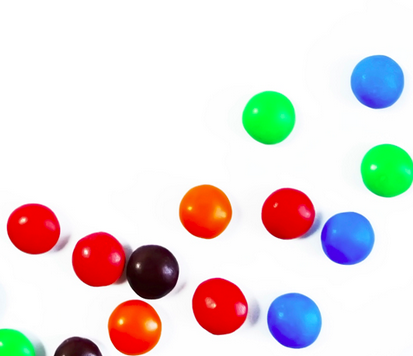
#> input picture images/smarties.png, 413 x 356 px
$ python 11_Object_Detection_and_Object_Tracking_1.py
#> lines starting #> are read from the running program, lines starting #| are printed output that depends on the picture; after the words box and inside, x2 and y2 are one past the last pixel; in counts of white or black regions, pixels touching at a corner belong together
"""
HSV: (Hue, Saturation, Value)
Hue: corresponds to the color components (base pigment), hence just by selecting a range of Hue you can select any color. (0-360)

Saturation: the amount of color. (depth of the pigment, dominance of Hue) (0-100%)

Value: the brightness of the color. (0-100%)

"""

import cv2
import numpy as np


def nothing(x):
    pass


cv2.namedWindow("Tracking", cv2.WINDOW_NORMAL)
cv2.createTrackbar("LH", "Tracking", 0, 255, nothing)
cv2.createTrackbar("LS", "Tracking", 0, 255, nothing)
cv2.createTrackbar("LV", "Tracking", 0, 255, nothing)
cv2.createTrackbar("UH", "Tracking", 250, 255, nothing)
cv2.createTrackbar("US", "Tracking", 250, 255, nothing)
cv2.createTrackbar("UV", "Tracking", 250, 255, nothing)

while True:
    frame = cv2.imread('./images/smarties.png')
#> frame is the input picture: shape (356, 413, 3); mean B, G, R 219.1, 220.4, 228.9

    hsv = cv2.cvtColor(frame, cv2.COLOR_BGR2HSV)
#> hsv: shape (356, 413, 3); mean H, S, V 27.8, 46.1, 247

    l_h = cv2.getTrackbarPos("LH", "Tracking")
    l_s = cv2.getTrackbarPos("LS", "Tracking")
    l_v = cv2.getTrackbarPos("LV", "Tracking")

    u_h = cv2.getTrackbarPos("UH", "Tracking")
    u_s = cv2.getTrackbarPos("US", "Tracking")
    u_v = cv2.getTrackbarPos("UV", "Tracking")

    l_b = np.array([l_h, l_s, l_v])
    u_b = np.array([u_h, u_s, u_v])

    mask = cv2.inRange(hsv, l_b, u_b)
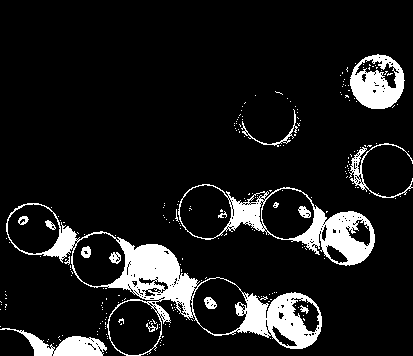
#> mask: shape (356, 413); 10.8% white; 244 white regions (228 under 20 px), largest, box (x1, y1, x2, y2) and area: (6, 203, 322, 356) 7450, (178, 184, 375, 266) 3598, (350, 54, 405, 109) 1849

    res = cv2.bitwise_and(frame, frame, mask=mask)
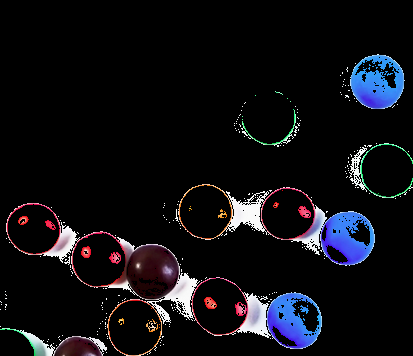
#> res: shape (356, 413, 3); mean B, G, R 19.8, 15.1, 15.3

    cv2.imshow("frame", frame)
    cv2.imshow("mask", mask)
    cv2.imshow("res", res)

    key = cv2.waitKey(1)
#> (key Esc is pressed here)
    if key == 27:
        break
cv2.destroyAllWindows()

$ run again, with images/baseball_ball.png copied over images/smarties.png
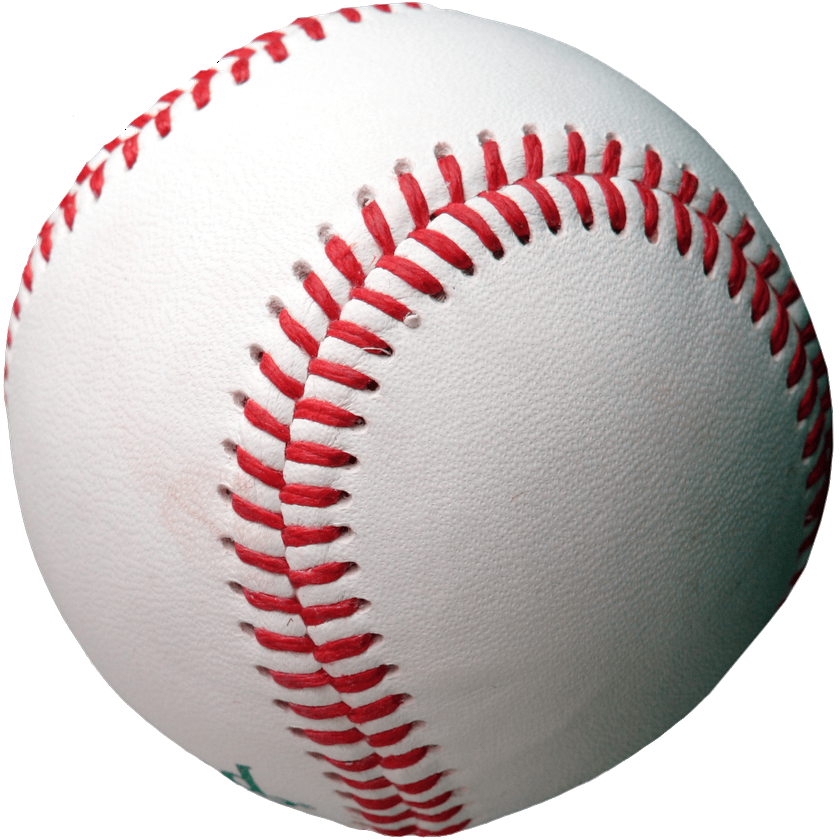
#> input picture images/baseball_ball.png, 840 x 840 px, shrunk from 1500 x 1500 before the run
#> frame is the input picture: shape (840, 840, 3); mean B, G, R 188.5, 188.8, 200.5
#> hsv: shape (840, 840, 3); mean H, S, V 32.9, 25.2, 201.8
#> `mask = cv2.inRange(hsv, l_b, u_b)`:
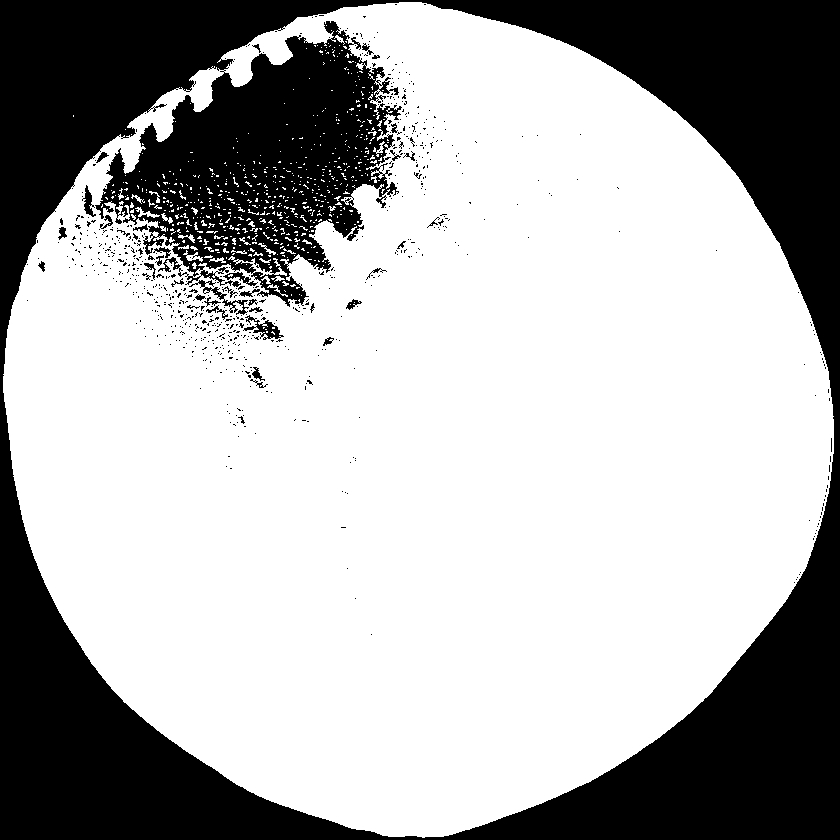
#> mask: shape (840, 840); 68% white; 705 black regions (665 under 20 px), largest, box (x1, y1, x2, y2) and area: (0, 0, 840, 840) 221330, (243, 315, 284, 340) 353, (189, 280, 249, 315) 337
#> `res = cv2.bitwise_and(frame, frame, mask=mask)`:
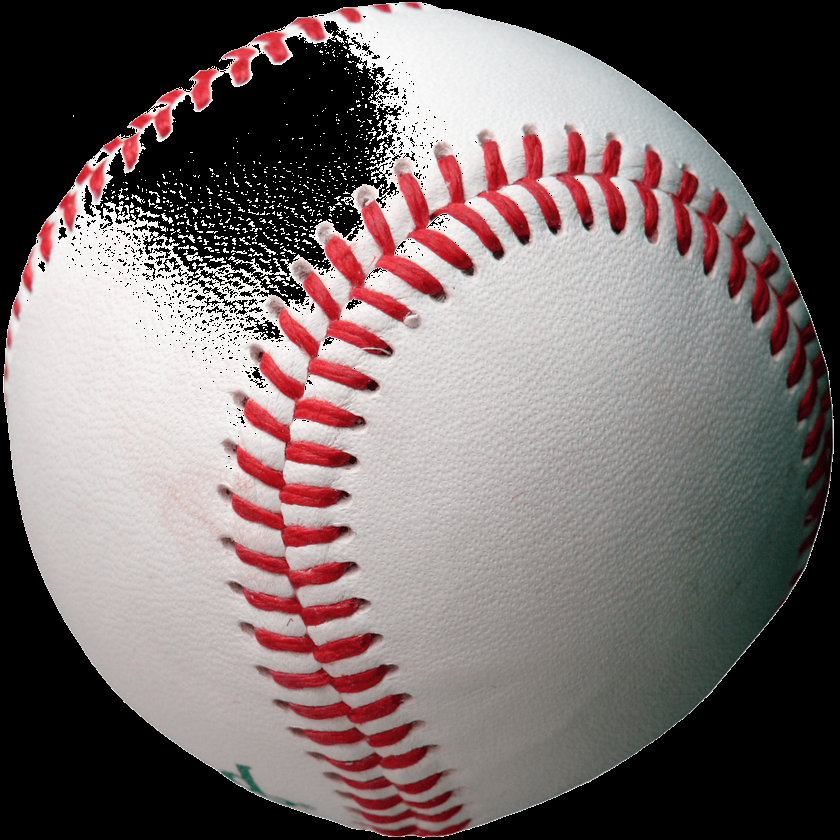
#> res: shape (840, 840, 3); mean B, G, R 107.2, 107.5, 119.1
